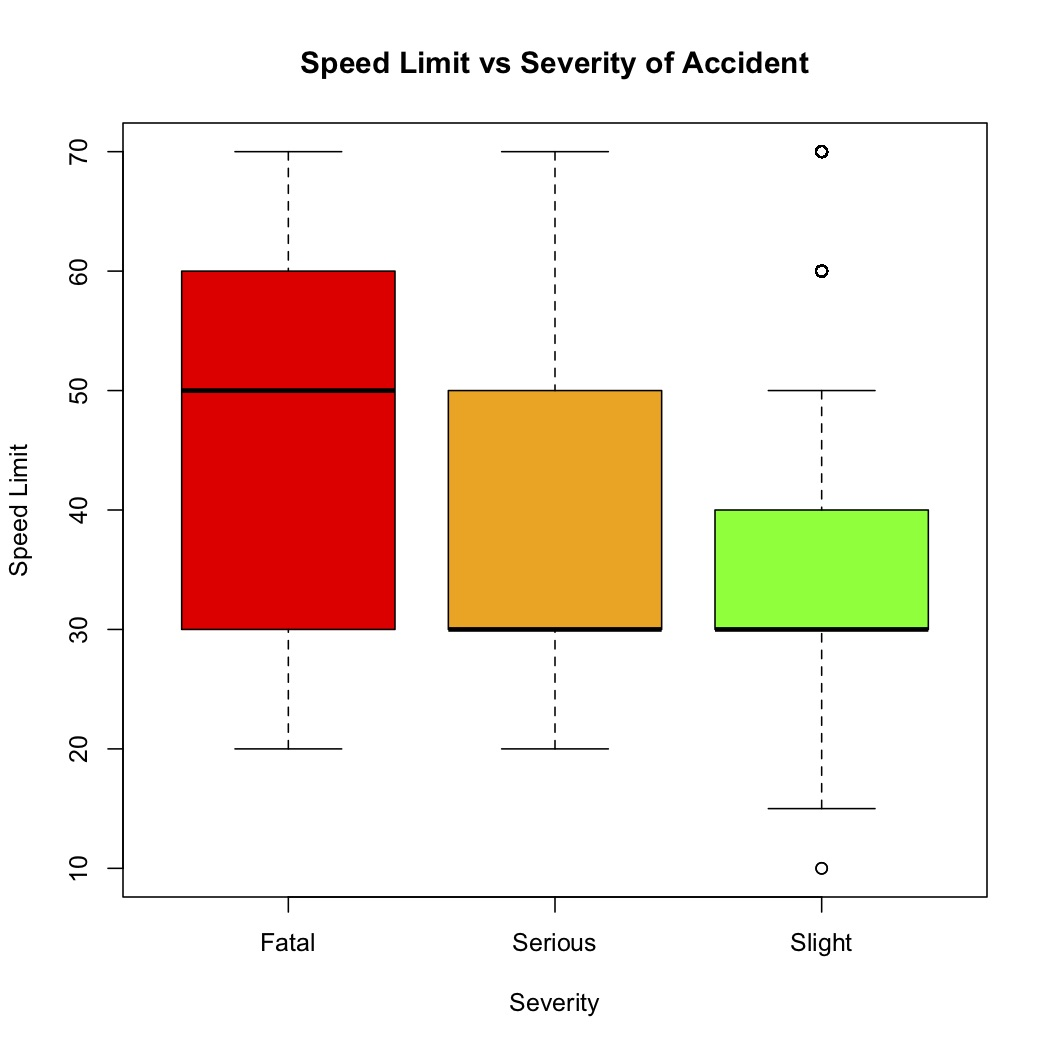

Recreate this plot in R.
boxplot(Speed_limit~Accident_Severity,data=d,names=c("Fatal","Serious","Slight"), col=(c("red", "orange", "green")), main="Speed Limit vs Severity of Accident", xlab="Severity", ylab="Speed Limit")
